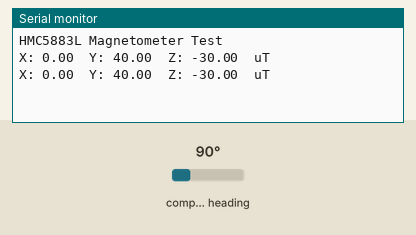
Simulated run of this sketch. Board: Arduino Uno, built with avr-gcc and run on an emulated ATmega328P. On the bench: the last lines printed to the serial monitor. The inputs (shaded band) are chosen by the test bench; at power-on: compass heading 90°.

Above: at 1.8 s.
1.9 s: compass heading set to 7°
At 2.6 s:
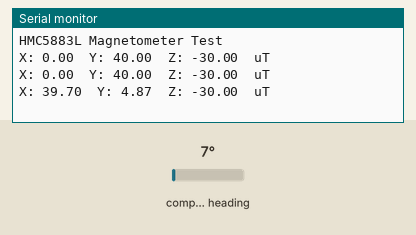
3.4 s: compass heading set to 180°
At 4.8 s:
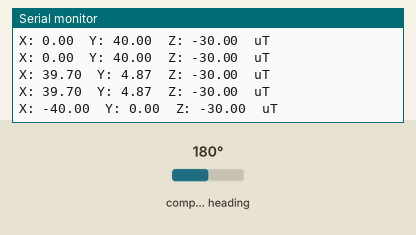
Timing chart, 0 to 6.4 s (numbered marks = the images above; inputs shaded):
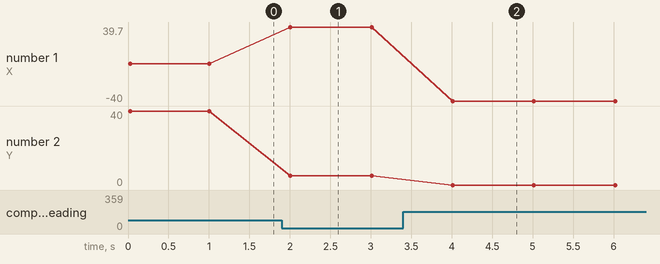

Measured:
- after the input at 1.9 s, the serial monitor: prints a new line after 0.11 s (image 1)
- after the input at 3.4 s, the serial monitor: prints a new line after 0.61 s (image 2)
- plotted number 1: 0 → 39.7 after the input at 1.9 s, 39.7 → -40 after the input at 3.4 s
- plotted number 2: 40 → 4.87 after the input at 1.9 s

The sketch:

hmc5883l_test.ino
```cpp
#include <Wire.h>
#include <Adafruit_Sensor.h>
#include <Adafruit_HMC5883_U.h>

// Create an HMC5883L object
Adafruit_HMC5883_Unified mag = Adafruit_HMC5883_Unified(12345);

void setup(void) {
  Serial.begin(9600);
  Serial.println("HMC5883L Magnetometer Test");

  // Initialize the sensor
  if (!mag.begin()) {
    Serial.println("Could not find a valid HMC5883L sensor, check wiring!");
    while (1);
  }
}

void loop(void) {
  sensors_event_t event;
  mag.getEvent(&event);

  // Display the magnetometer x, y, z values
  Serial.print("X: "); Serial.print(event.magnetic.x); Serial.print("  ");
  Serial.print("Y: "); Serial.print(event.magnetic.y); Serial.print("  ");
  Serial.print("Z: "); Serial.print(event.magnetic.z); Serial.print("  ");
  Serial.println("uT");

  delay(1000);
}
```
